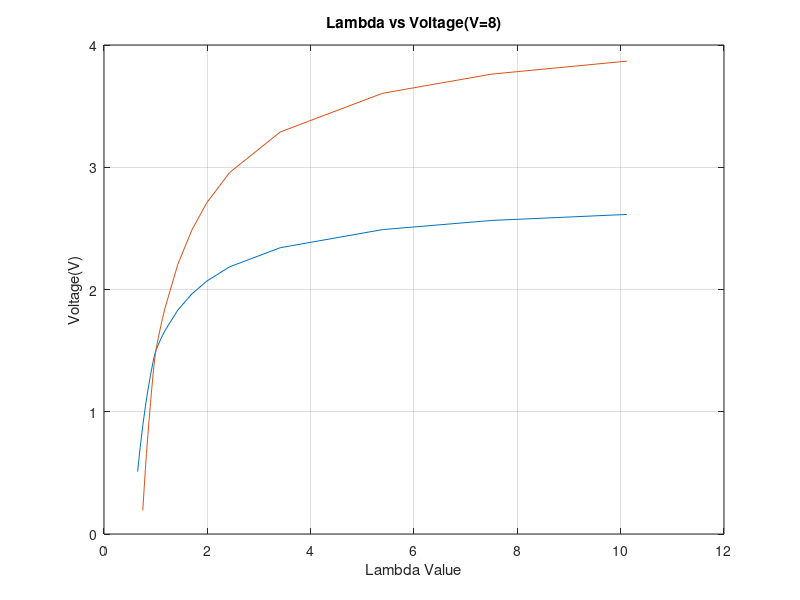

Write the MATLAB code that produced this figure.
lambdavalues = [0.65, 0.7, 0.75, 0.8, 0.822, 0.85, 0.9, 0.95, 0.97, 0.99, 1.003, 1.01, 1.05, 1.1, 1.132, 1.179, 1.429, 1.701, 1.99, 2.434, 3.413, 5.391, 7.506, 10.119];
v8 = [0.51, 0.707, 0.884, 1.041, 1.104, 1.177, 1.299, 1.409, 1.448, 1.48, 1.5, 1.507, 1.548, 1.596, 1.624, 1.663, 1.832, 1.964, 2.069, 2.186, 2.342, 2.49, 2.565, 2.614];
v17 = [nan, nan, 0.192, 0.525, 0.658, 0.814, 1.074, 1.307, 1.388, 1.458, 1.5, 1.515, 1.602, 1.703, 1.763, 1.846, 2.206, 2.487, 2.71, 2.958, 3.289, 3.605, 3.762, 3.868];

figure(1);
plot(lambdavalues, v8, lambdavalues, v17);
title("Lambda vs Voltage(V=8)");
xlabel("Lambda Value");
ylabel("Voltage(V)");
grid on;

